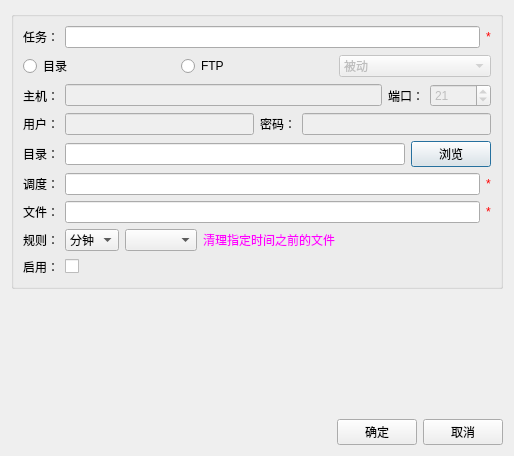
<?xml version="1.0" encoding="UTF-8"?>
<ui version="4.0">
 <class>Dialog</class>
 <widget class="QDialog" name="Dialog">
  <property name="geometry">
   <rect>
    <x>0</x>
    <y>0</y>
    <width>514</width>
    <height>456</height>
   </rect>
  </property>
  <property name="windowTitle">
   <string>目录清理设置</string>
  </property>
  <layout class="QVBoxLayout" name="verticalLayout_2">
   <item>
    <widget class="QGroupBox" name="groupBox">
     <property name="title">
      <string/>
     </property>
     <layout class="QVBoxLayout" name="verticalLayout">
      <item>
       <layout class="QHBoxLayout" name="horizontalLayout_4">
        <item>
         <widget class="QLabel" name="label">
          <property name="text">
           <string>任务：</string>
          </property>
         </widget>
        </item>
        <item>
         <widget class="QLineEdit" name="lineEdit_name"/>
        </item>
        <item>
         <widget class="QLabel" name="label_5">
          <property name="styleSheet">
           <string notr="true">color: rgb(255, 0, 0);</string>
          </property>
          <property name="text">
           <string>*</string>
          </property>
         </widget>
        </item>
       </layout>
      </item>
      <item>
       <layout class="QHBoxLayout" name="horizontalLayout_8">
        <item>
         <widget class="QRadioButton" name="rBt_dir">
          <property name="text">
           <string>目录</string>
          </property>
         </widget>
        </item>
        <item>
         <widget class="QRadioButton" name="rBt_ftp">
          <property name="text">
           <string>FTP</string>
          </property>
         </widget>
        </item>
        <item>
         <widget class="QComboBox" name="cBx_ftpmode">
          <property name="enabled">
           <bool>false</bool>
          </property>
          <item>
           <property name="text">
            <string>被动</string>
           </property>
          </item>
          <item>
           <property name="text">
            <string>主动</string>
           </property>
          </item>
         </widget>
        </item>
       </layout>
      </item>
      <item>
       <layout class="QHBoxLayout" name="horizontalLayout_9">
        <item>
         <widget class="QLabel" name="label_ip">
          <property name="text">
           <string>主机：</string>
          </property>
         </widget>
        </item>
        <item>
         <widget class="QLineEdit" name="lineEdit_ip">
          <property name="enabled">
           <bool>false</bool>
          </property>
         </widget>
        </item>
        <item>
         <widget class="QLabel" name="label_12">
          <property name="text">
           <string>端口：</string>
          </property>
         </widget>
        </item>
        <item>
         <widget class="QSpinBox" name="spinBox_port">
          <property name="enabled">
           <bool>false</bool>
          </property>
          <property name="maximum">
           <number>65535</number>
          </property>
          <property name="value">
           <number>21</number>
          </property>
         </widget>
        </item>
       </layout>
      </item>
      <item>
       <layout class="QHBoxLayout" name="horizontalLayout_10">
        <item>
         <widget class="QLabel" name="label_13">
          <property name="text">
           <string>用户：</string>
          </property>
         </widget>
        </item>
        <item>
         <widget class="QLineEdit" name="lineEdit_user">
          <property name="enabled">
           <bool>false</bool>
          </property>
         </widget>
        </item>
        <item>
         <widget class="QLabel" name="label_14">
          <property name="text">
           <string>密码：</string>
          </property>
         </widget>
        </item>
        <item>
         <widget class="QLineEdit" name="lineEdit_password">
          <property name="enabled">
           <bool>false</bool>
          </property>
         </widget>
        </item>
       </layout>
      </item>
      <item>
       <layout class="QHBoxLayout" name="horizontalLayout_2">
        <item>
         <widget class="QLabel" name="label_2">
          <property name="text">
           <string>目录：</string>
          </property>
         </widget>
        </item>
        <item>
         <widget class="QLineEdit" name="lineEdit_dir">
          <property name="minimumSize">
           <size>
            <width>240</width>
            <height>0</height>
           </size>
          </property>
         </widget>
        </item>
        <item>
         <widget class="QPushButton" name="pushButton_open">
          <property name="text">
           <string>浏览</string>
          </property>
         </widget>
        </item>
       </layout>
      </item>
      <item>
       <layout class="QHBoxLayout" name="horizontalLayout_3">
        <item>
         <widget class="QLabel" name="label_3">
          <property name="text">
           <string>调度：</string>
          </property>
         </widget>
        </item>
        <item>
         <widget class="QLineEdit" name="lineEdit_rule"/>
        </item>
        <item>
         <widget class="QLabel" name="label_6">
          <property name="styleSheet">
           <string notr="true">color: rgb(255, 0, 0);</string>
          </property>
          <property name="text">
           <string>*</string>
          </property>
         </widget>
        </item>
       </layout>
      </item>
      <item>
       <layout class="QHBoxLayout" name="horizontalLayout_6">
        <item>
         <widget class="QLabel" name="label_4">
          <property name="text">
           <string>文件：</string>
          </property>
         </widget>
        </item>
        <item>
         <widget class="QLineEdit" name="lineEdit_file"/>
        </item>
        <item>
         <widget class="QLabel" name="label_7">
          <property name="styleSheet">
           <string notr="true">color: rgb(255, 0, 0)</string>
          </property>
          <property name="text">
           <string>*</string>
          </property>
         </widget>
        </item>
       </layout>
      </item>
      <item>
       <layout class="QHBoxLayout" name="horizontalLayout_7">
        <item>
         <widget class="QLabel" name="label_8">
          <property name="text">
           <string>规则：</string>
          </property>
         </widget>
        </item>
        <item>
         <widget class="QComboBox" name="comboBox_unit">
          <item>
           <property name="text">
            <string>分钟</string>
           </property>
          </item>
          <item>
           <property name="text">
            <string>小时</string>
           </property>
          </item>
          <item>
           <property name="text">
            <string>天</string>
           </property>
          </item>
          <item>
           <property name="text">
            <string>月</string>
           </property>
          </item>
         </widget>
        </item>
        <item>
         <widget class="QComboBox" name="comboBox_value">
          <property name="currentText">
           <string/>
          </property>
         </widget>
        </item>
        <item>
         <widget class="QLabel" name="label_9">
          <property name="styleSheet">
           <string notr="true">color: rgb(255, 0, 255);</string>
          </property>
          <property name="text">
           <string>清理指定时间之前的文件</string>
          </property>
         </widget>
        </item>
        <item>
         <spacer name="horizontalSpacer_2">
          <property name="orientation">
           <enum>Qt::Horizontal</enum>
          </property>
          <property name="sizeHint" stdset="0">
           <size>
            <width>40</width>
            <height>20</height>
           </size>
          </property>
         </spacer>
        </item>
       </layout>
      </item>
      <item>
       <layout class="QHBoxLayout" name="horizontalLayout">
        <item>
         <widget class="QLabel" name="label_10">
          <property name="text">
           <string>启用：</string>
          </property>
         </widget>
        </item>
        <item>
         <widget class="QCheckBox" name="checkBox_active">
          <property name="text">
           <string/>
          </property>
         </widget>
        </item>
        <item>
         <spacer name="horizontalSpacer_3">
          <property name="orientation">
           <enum>Qt::Horizontal</enum>
          </property>
          <property name="sizeHint" stdset="0">
           <size>
            <width>40</width>
            <height>20</height>
           </size>
          </property>
         </spacer>
        </item>
       </layout>
      </item>
     </layout>
    </widget>
   </item>
   <item>
    <spacer name="verticalSpacer">
     <property name="orientation">
      <enum>Qt::Vertical</enum>
     </property>
     <property name="sizeHint" stdset="0">
      <size>
       <width>20</width>
       <height>66</height>
      </size>
     </property>
    </spacer>
   </item>
   <item>
    <layout class="QHBoxLayout" name="horizontalLayout_5">
     <item>
      <spacer name="horizontalSpacer">
       <property name="orientation">
        <enum>Qt::Horizontal</enum>
       </property>
       <property name="sizeHint" stdset="0">
        <size>
         <width>40</width>
         <height>20</height>
        </size>
       </property>
      </spacer>
     </item>
     <item>
      <widget class="QPushButton" name="pushButton_confirm">
       <property name="text">
        <string>确定</string>
       </property>
      </widget>
     </item>
     <item>
      <widget class="QPushButton" name="pushButton_cancel">
       <property name="text">
        <string>取消</string>
       </property>
      </widget>
     </item>
    </layout>
   </item>
  </layout>
 </widget>
 <resources/>
 <connections/>
</ui>
